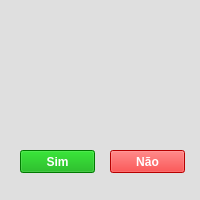
<?xml version="1.0" encoding="UTF-8"?>
<ui version="4.0">
 <class>MainWindow</class>
 <widget class="QMainWindow" name="MainWindow">
  <property name="geometry">
   <rect>
    <x>0</x>
    <y>0</y>
    <width>200</width>
    <height>200</height>
   </rect>
  </property>
  <property name="minimumSize">
   <size>
    <width>200</width>
    <height>200</height>
   </size>
  </property>
  <property name="maximumSize">
   <size>
    <width>200</width>
    <height>200</height>
   </size>
  </property>
  <property name="windowTitle">
   <string>MainWindow</string>
  </property>
  <property name="styleSheet">
   <string notr="true">background-color: rgb(223, 223, 223);</string>
  </property>
  <widget class="QWidget" name="centralwidget">
   <widget class="QPushButton" name="pushButton">
    <property name="geometry">
     <rect>
      <x>20</x>
      <y>150</y>
      <width>75</width>
      <height>23</height>
     </rect>
    </property>
    <property name="font">
     <font>
      <weight>75</weight>
      <bold>true</bold>
     </font>
    </property>
    <property name="styleSheet">
     <string notr="true">background-color: rgb(0, 170, 0);
color: rgb(255, 255, 255);</string>
    </property>
    <property name="text">
     <string>Sim</string>
    </property>
   </widget>
   <widget class="QPushButton" name="pushButton_2">
    <property name="geometry">
     <rect>
      <x>110</x>
      <y>150</y>
      <width>75</width>
      <height>23</height>
     </rect>
    </property>
    <property name="font">
     <font>
      <weight>75</weight>
      <bold>true</bold>
     </font>
    </property>
    <property name="styleSheet">
     <string notr="true">background-color: rgb(255, 0, 0);
color: rgb(255, 255, 255);</string>
    </property>
    <property name="text">
     <string>Não</string>
    </property>
   </widget>
   <widget class="QLabel" name="label">
    <property name="geometry">
     <rect>
      <x>20</x>
      <y>80</y>
      <width>161</width>
      <height>61</height>
     </rect>
    </property>
    <property name="font">
     <font>
      <strikeout>false</strikeout>
     </font>
    </property>
    <property name="acceptDrops">
     <bool>false</bool>
    </property>
    <property name="text">
     <string/>
    </property>
    <property name="alignment">
     <set>Qt::AlignCenter</set>
    </property>
    <property name="wordWrap">
     <bool>true</bool>
    </property>
   </widget>
   <widget class="QLabel" name="label_2">
    <property name="geometry">
     <rect>
      <x>80</x>
      <y>20</y>
      <width>51</width>
      <height>51</height>
     </rect>
    </property>
    <property name="text">
     <string/>
    </property>
    <property name="pixmap">
     <pixmap>icons8-alert-48.png</pixmap>
    </property>
   </widget>
  </widget>
 </widget>
 <resources/>
 <connections/>
</ui>
